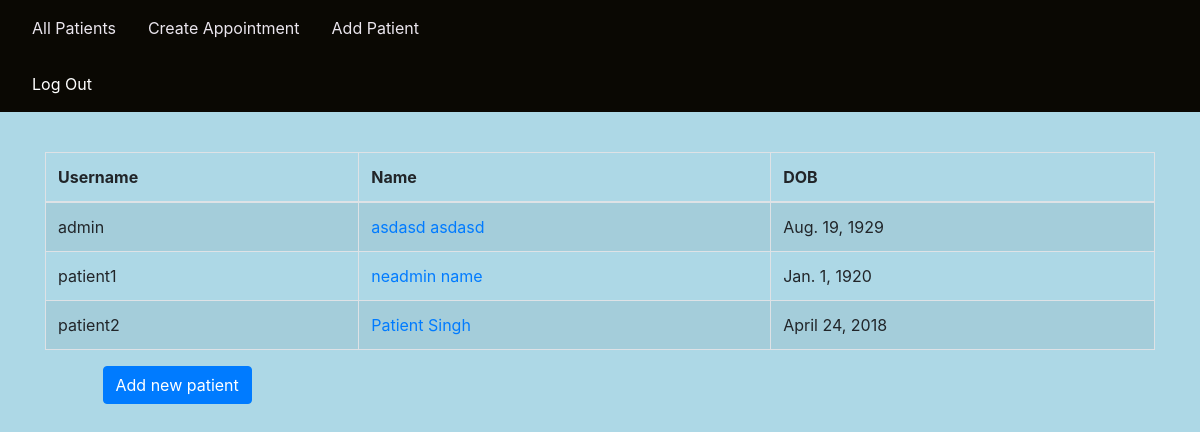
Page /patient/ on the earlier database version.
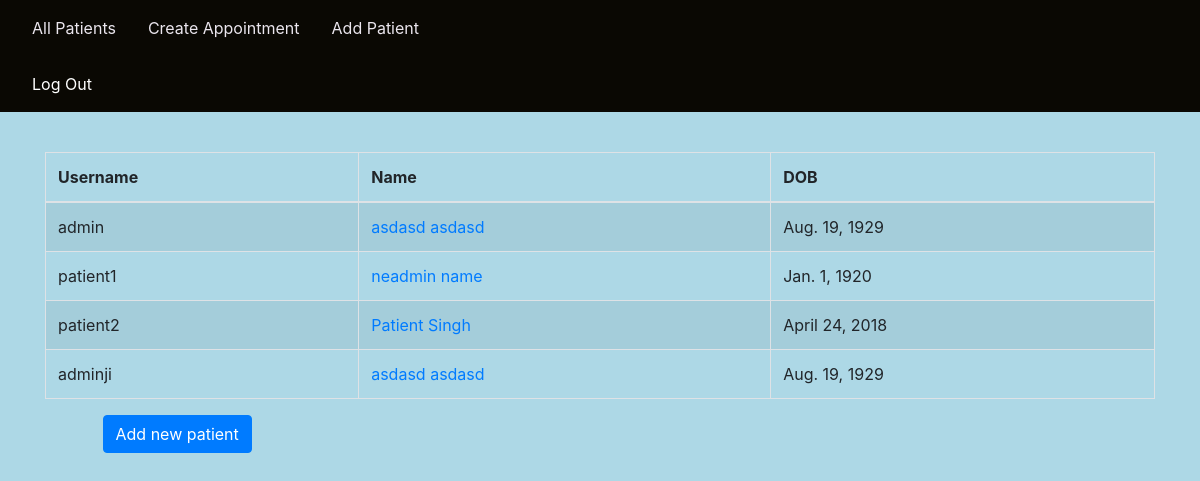
Same page on the later database version.
### pm/models.py (models this page shows)
class User(AbstractUser):
    USER_TYPE_CHOICES = (
        (1,'patient'),
        (2,'doctor'),
        (3,'staff'),
    )
    user_type = models.PositiveSmallIntegerField(null=True,choices = USER_TYPE_CHOICES)
    date_of_birth = models.DateField(auto_now=False, auto_now_add=False, null=True)
    phone = models.CharField(null=True, max_length=15)
    GENDER_CHOICES = (
        ('Male', 'Male'),
        ('Female', 'Female'),
        ('Other', 'Other'),
    )
    gender = models.CharField(
        max_length = 6,
        choices = GENDER_CHOICES,
        null = True,
        default = 'Other',
    )
    BLOOD_GROUP_CHOICES = (
        ('A+','A+'),
        ('A-','A-'),
        ('B+','B+'),
        ('B-','B-'),
        ('O+','O+'),
        ('O-','O-'),
        ('AB+','AB+'),
        ('AB-','AB-'),
        ('Other','Other'),
    )
    blood_group = models.CharField(
        max_length = 5,
        choices = BLOOD_GROUP_CHOICES,
        null = True,
        default = 'Other',
    )

### pm/views.py (the view)
# urls.py: path('patient/', views.patient_view_all, name = 'view_all_patients'),
def patient_view_all(request):
    patients = User.objects.filter(user_type = 1)
    context = {
        'patients': patients,
    }
    return render(request, 'pm/all_patients.html', context)

### templates/pm/all_patients.html (shortened to what this page needs)
{% extends "pm/base.html" %}
{% block s %}
        <div class="container">
            <table class="table table-striped table-bordered table-hover">
                <thead class="light">
                    <tr>
                        <th>Username</th>
                        <th>Name</th>
                        <th>DOB</th>
                    </tr>
                </thead>
                {% for patient in patients %}
                <tr>
                    <td>{{ patient.username }}</td>
                    <td>
                        <a href="/patient/view/{{ patient.username }}/">
                            {{ patient.first_name }} {{ patient.last_name }}
                        </a>
                    </td>
                    <td> {{ patient.date_of_birth }} </td>
                </tr>
                {% endfor %}
            </table>
        </div>
        <div class="row">
            <div class="col-sm-1"></div>
            <div class="col-sm-3">
                <a href="/patient/create/"><button class="btn btn-primary">Add new patient</button></a>
        </div>
        </div>
{% endblock %}

Differences in the rows shown:
added User: username "adminji", first_name "asdasd", last_name "asdasd", date_of_birth "Aug. 19, 1929"
